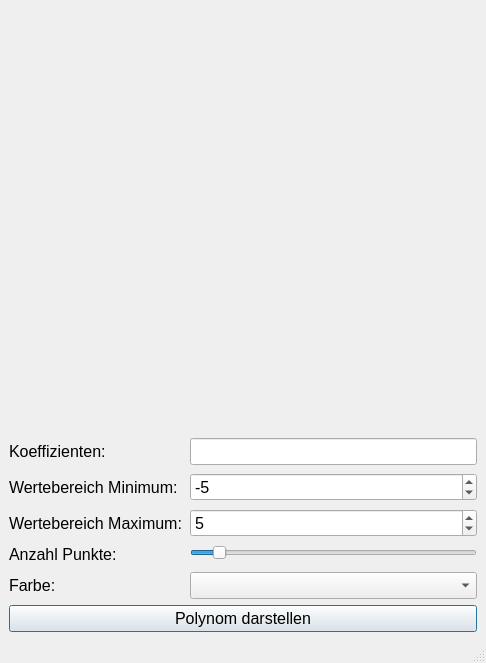
<?xml version="1.0" encoding="UTF-8"?>
<ui version="4.0">
 <class>MainWindow</class>
 <widget class="QMainWindow" name="MainWindow">
  <property name="geometry">
   <rect>
    <x>0</x>
    <y>0</y>
    <width>486</width>
    <height>663</height>
   </rect>
  </property>
  <property name="windowTitle">
   <string>MainWindow</string>
  </property>
  <widget class="QWidget" name="centralwidget">
   <property name="font">
    <font>
     <pointsize>12</pointsize>
    </font>
   </property>
   <layout class="QVBoxLayout" name="verticalLayout_2">
    <item>
     <layout class="QVBoxLayout" name="verticalLayout">
      <property name="sizeConstraint">
       <enum>QLayout::SetDefaultConstraint</enum>
      </property>
      <item>
       <widget class="QWidget" name="widget" native="true">
        <property name="enabled">
         <bool>true</bool>
        </property>
        <property name="autoFillBackground">
         <bool>false</bool>
        </property>
       </widget>
      </item>
      <item>
       <layout class="QFormLayout" name="formLayout">
        <property name="fieldGrowthPolicy">
         <enum>QFormLayout::AllNonFixedFieldsGrow</enum>
        </property>
        <property name="rowWrapPolicy">
         <enum>QFormLayout::DontWrapRows</enum>
        </property>
        <property name="formAlignment">
         <set>Qt::AlignBottom|Qt::AlignLeading|Qt::AlignLeft</set>
        </property>
        <property name="horizontalSpacing">
         <number>8</number>
        </property>
        <property name="verticalSpacing">
         <number>8</number>
        </property>
        <item row="0" column="0">
         <widget class="QLabel" name="label">
          <property name="text">
           <string>Koeffizienten:</string>
          </property>
         </widget>
        </item>
        <item row="0" column="1">
         <widget class="QLineEdit" name="koefEdit"/>
        </item>
        <item row="1" column="0">
         <widget class="QLabel" name="label_3">
          <property name="text">
           <string>Wertebereich Minimum:</string>
          </property>
         </widget>
        </item>
        <item row="1" column="1">
         <widget class="QSpinBox" name="spinBoxMin">
          <property name="minimum">
           <number>-20</number>
          </property>
          <property name="maximum">
           <number>-1</number>
          </property>
          <property name="value">
           <number>-5</number>
          </property>
         </widget>
        </item>
        <item row="2" column="0">
         <widget class="QLabel" name="label_4">
          <property name="text">
           <string>Wertebereich Maximum:</string>
          </property>
         </widget>
        </item>
        <item row="2" column="1">
         <widget class="QSpinBox" name="spinBoxMax">
          <property name="minimum">
           <number>1</number>
          </property>
          <property name="maximum">
           <number>20</number>
          </property>
          <property name="value">
           <number>5</number>
          </property>
         </widget>
        </item>
        <item row="3" column="0">
         <widget class="QLabel" name="label_2">
          <property name="text">
           <string>Anzahl Punkte:</string>
          </property>
         </widget>
        </item>
        <item row="3" column="1">
         <widget class="QSlider" name="pSlider">
          <property name="minimum">
           <number>2</number>
          </property>
          <property name="maximum">
           <number>100</number>
          </property>
          <property name="value">
           <number>10</number>
          </property>
          <property name="sliderPosition">
           <number>10</number>
          </property>
          <property name="orientation">
           <enum>Qt::Horizontal</enum>
          </property>
         </widget>
        </item>
        <item row="4" column="0">
         <widget class="QLabel" name="label_5">
          <property name="text">
           <string>Farbe:</string>
          </property>
         </widget>
        </item>
        <item row="4" column="1">
         <widget class="QComboBox" name="comboBoxColor"/>
        </item>
       </layout>
      </item>
      <item>
       <widget class="QPushButton" name="showbutton">
        <property name="text">
         <string>Polynom darstellen</string>
        </property>
        <property name="autoDefault">
         <bool>false</bool>
        </property>
        <property name="default">
         <bool>true</bool>
        </property>
       </widget>
      </item>
     </layout>
    </item>
   </layout>
  </widget>
  <widget class="QMenuBar" name="menubar">
   <property name="geometry">
    <rect>
     <x>0</x>
     <y>0</y>
     <width>486</width>
     <height>26</height>
    </rect>
   </property>
  </widget>
  <widget class="QStatusBar" name="statusbar"/>
 </widget>
 <resources/>
 <connections/>
</ui>
